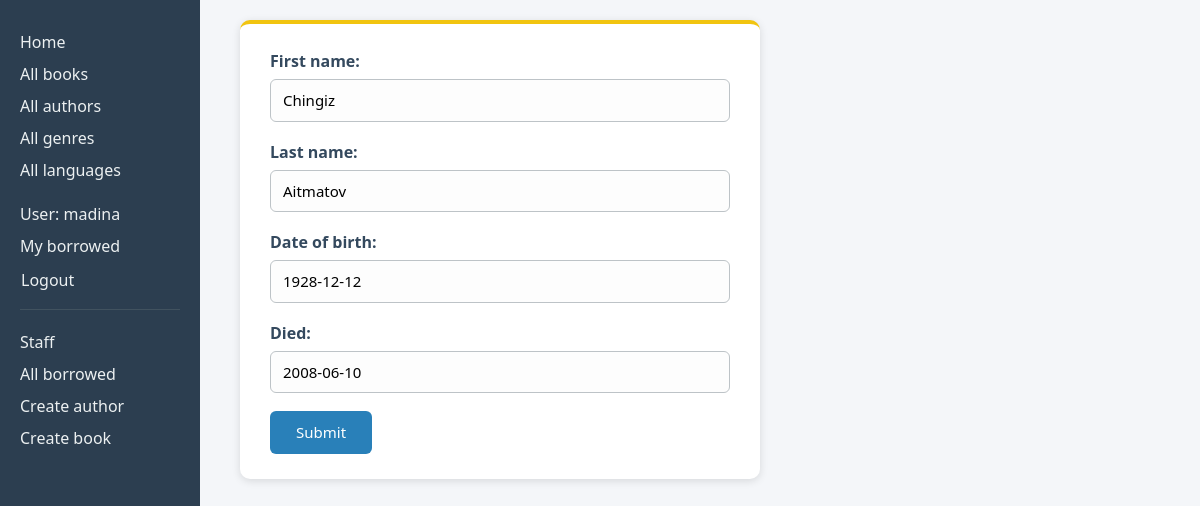
The page /catalog/author/2/update/ (signed in) on the database its author committed.
### catalog/models.py (models this page shows, shortened)
class Author(models.Model):
    first_name = models.CharField(max_length=100)
    last_name = models.CharField(max_length=100)
    date_of_birth = models.DateField(null=True, blank=True)
    date_of_death = models.DateField('Died', null=True, blank=True)
    class Meta:
        ordering = ['last_name', 'first_name']

### catalog/views.py (the view)
# urls.py: path('author/<int:pk>/update/', views.AuthorUpdate.as_view(), name='author-update'),
class AuthorUpdate(PermissionRequiredMixin, UpdateView):
    model = Author
    fields = '__all__'
    permission_required = 'catalog.change_author'

### catalog/templates/catalog/author_form.html (shortened to what this page needs)
<!doctype html>
<html lang="en">
<head>
</head>
<body>
{% extends "base_generic.html" %}
{% block content %}
<form action="" method="post">
  {{ form }}
  <input type="submit" value="Submit" />
</form>
{% endblock %}

### catalog/templates/base_generic.html (shortened to what this page needs)
<!doctype html>
<html lang="en">
  <head>
    <link href="https://cdn.jsdelivr.net/npm/bootstrap@5.3.8/dist/css/bootstrap.min.css"
      rel="stylesheet"
>
    {% load static %}
    <link rel="stylesheet" href="{% static 'css/styles.css' %}" />
  </head>
  <body>
    <div class="container-fluid">
      <div class="row">
        <div class="col-sm-2">
          {% block sidebar %}
            <ul class="sidebar-nav">
              <li><a href="{% url 'index' %}">Home</a></li>
              <li><a href="{% url 'books' %}">All books</a></li>
              <li><a href="{% url 'authors' %}">All authors</a></li>
              <li><a href="{% url 'genres' %}">All genres</a></li>
              <li><a href="{% url 'languages' %}">All languages</a></li>
            </ul>
            <ul class="sidebar-nav">
              {% if user.is_authenticated %}
                <li>User: {{ user.get_username }}</li>
                <li><a href="{% url 'my-borrowed' %}">My borrowed</a></li>
                <li>
                  <form id="logout-form" method="post" action="{% url 'logout' %}">
                    <button type="submit" class="btn btn-link">Logout</button>
                  </form>
                </li>
              {% else %}
                <li><a href="{% url 'login' %}?next={{ request.path }}">Login</a></li>
              {% endif %}
            </ul>
            {% if perms.catalog.can_mark_returned or perms.catalog.add_author or perms.catalog.add_book %}
              <hr>
              <ul class="sidebar-nav">
                <li>Staff</li>
                {% if perms.catalog.can_mark_returned %}
                  <li><a href="{% url 'all-borrowed' %}">All borrowed</a></li>
                {% endif %}
                {% if perms.catalog.add_author %}
                  <li><a href="{% url 'author-create' %}">Create author</a></li>
                {% endif %}
                {% if perms.catalog.add_book %}
                  <li><a href="{% url 'book-create' %}">Create book</a></li>
                {% endif %}
              </ul>
            {% endif %}
          {% endblock %}
        </div>
        <div class="col-sm-10 ">
          {% block content %}{% endblock %}
        </div>
      </div>
    </div>
  </body>
</html>

### catalog/static/css/styles.css (style rules this page uses)
body { background-color: #f4f6f9; font-family: "Segoe UI", Arial, sans-serif; color: #2c3e50; }
.col-sm-2 { background-color: #2c3e50; min-height: 100vh; padding: 10px 20px; }
.sidebar-nav { margin-top: 20px; padding: 0; list-style: none; color: #ecf0f1; }
.sidebar-nav li { margin-bottom: 8px; }
.sidebar-nav a { color: #ecf0f1; text-decoration: none; }
.col-sm-2 hr { border-color: #7f8c8d; }
#logout-form { display: inline; }
#logout-form button { padding: 0; margin: 0; color: #ecf0f1; text-decoration: none; }
.col-sm-10 { padding: 20px 40px; }
.col-sm-10 form { background-color: #ffffff; max-width: 520px; padding: 25px 30px; border-radius: 10px; border-top: 4px solid #f1c40f; box-shadow: 0 2px 8px rgba(0, 0, 0, 0.12); }
.col-sm-10 form div { margin-bottom: 18px; }
.col-sm-10 form label { display: block; font-weight: 600; margin-bottom: 6px; color: #34495e; }
.col-sm-10 form input[type="text"], .col-sm-10 form input[type="date"], .col-sm-10 form input[type="password"], .col-sm-10 form input[type="email"], .col-sm-10 form select, .col-sm-10 form textarea { width: 100%; padding: 9px 12px; border: 1px solid #bdc3c7; border-radius: 6px; background-color: #fdfdfd; font-size: 15px; }
input[type="submit"] { background-color: #2980b9; color: #ffffff; border: none; padding: 10px 26px; border-radius: 6px; font-size: 15px; cursor: pointer; }

### rows shown on the page
Author: first_name "Chingiz", last_name "Aitmatov", date_of_birth "1928-12-12", date_of_death "2008-06-10"

### other values the page prints
{{ user.get_username }} "madina"
